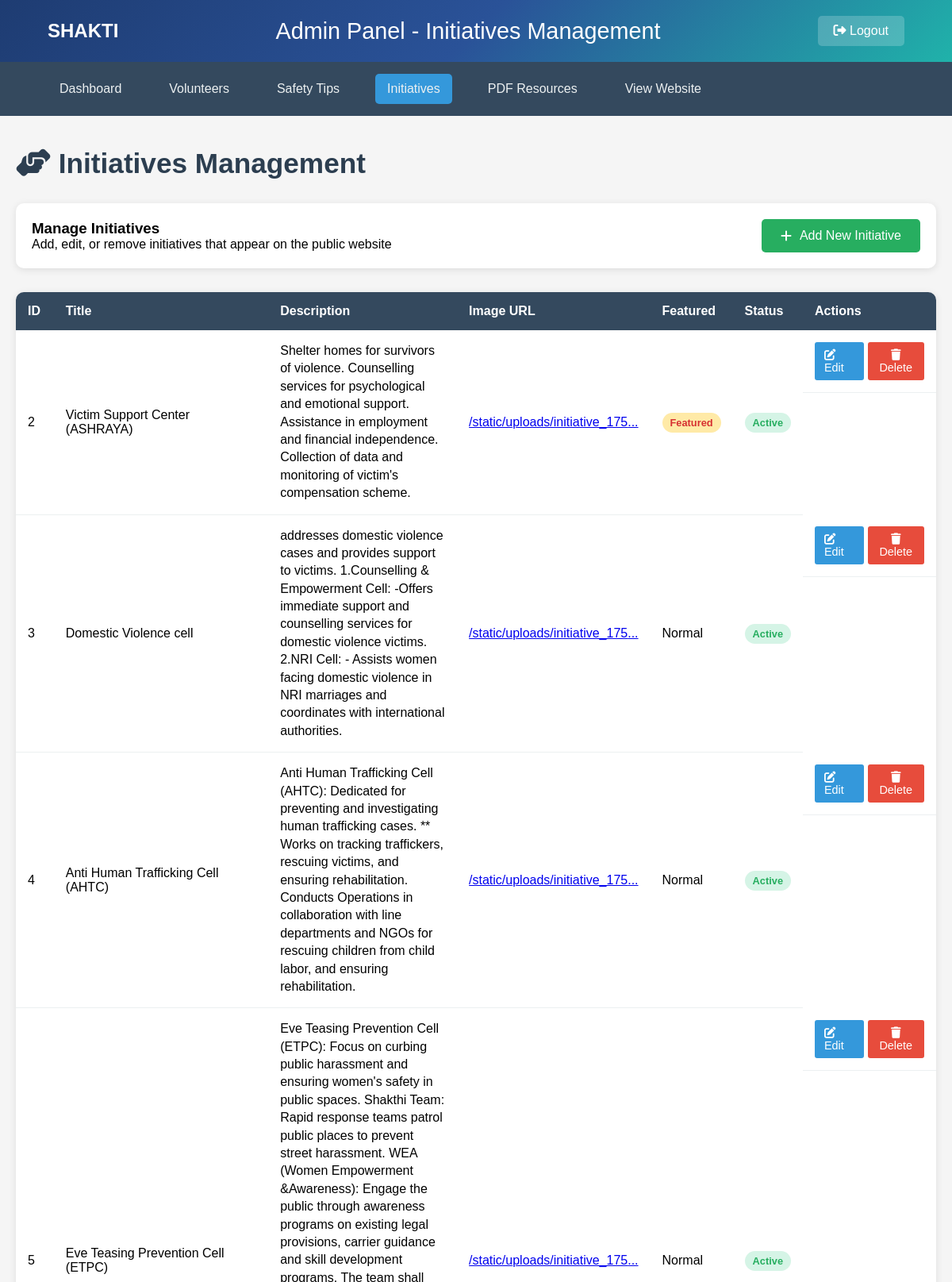
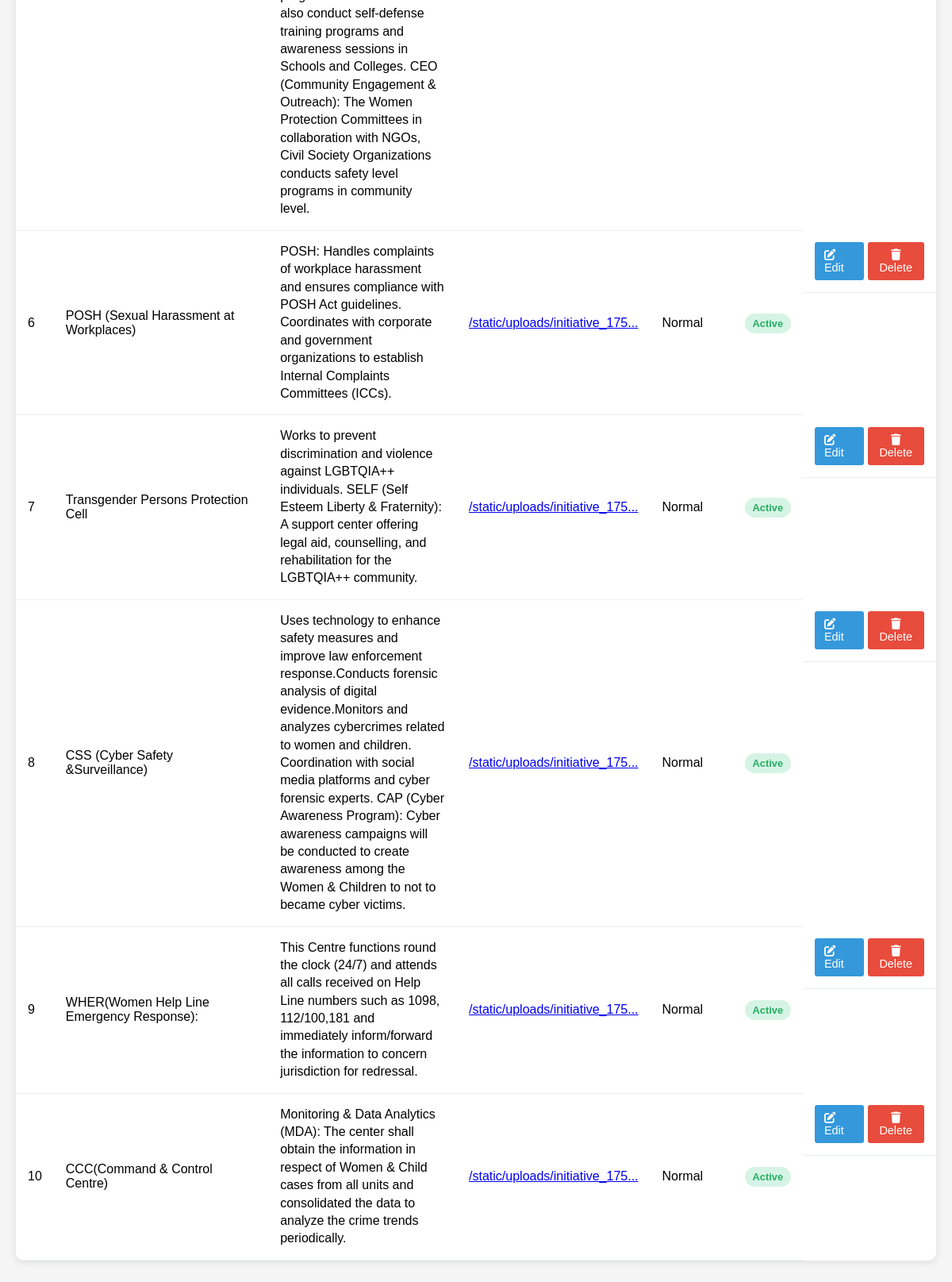
The page /admin/initiatives (signed in) on the database its author committed (2 pictures, top to bottom).
### tables this page shows
CREATE TABLE initiatives (
            id INTEGER PRIMARY KEY AUTOINCREMENT,
            title TEXT NOT NULL,
            description TEXT NOT NULL,
            image_url TEXT,
            is_featured INTEGER DEFAULT 0,
            is_active INTEGER DEFAULT 1,
            created_at TIMESTAMP DEFAULT CURRENT_TIMESTAMP,
            updated_at TIMESTAMP DEFAULT CURRENT_TIMESTAMP
        );

### app.py (the view)
@app.route('/admin/initiatives')
def admin_initiatives():
    if not session.get('admin_logged_in'):
        return redirect(url_for('admin_login'))
    conn = sqlite3.connect('women_safety.db')
    cursor = conn.cursor()
    cursor.execute('SELECT id, title, description, image_url, is_featured, is_active FROM initiatives ORDER BY id')
    initiatives = cursor.fetchall()
    conn.close()
    return render_template('admin_initiatives.html', initiatives=initiatives)

### templates/admin_initiatives.html (shortened to what this page needs)
<!DOCTYPE html>
<html lang="en">
<head>
    <link rel="stylesheet" href="https://cdnjs.cloudflare.com/ajax/libs/font-awesome/6.4.0/css/all.min.css">
</head>
<body>
    <div class="header">
        <div class="logo">SHAKTI</div>
        <div class="admin-title">Admin Panel - Initiatives Management</div>
        <a href="{{ url_for('admin_logout') }}" class="logout-btn">
            <i class="fas fa-sign-out-alt"></i> Logout
        </a>
    </div>
    <div class="nav-bar">
        <div class="nav-menu">
            <a href="{{ url_for('admin_dashboard') }}">Dashboard</a>
            <a href="{{ url_for('admin_volunteers') }}">Volunteers</a>
            <a href="{{ url_for('admin_safety_tips') }}">Safety Tips</a>
            <a href="{{ url_for('admin_initiatives') }}" class="active">Initiatives</a>
            <a href="{{ url_for('admin_pdf_resources') }}">PDF Resources</a>
            <a href="/">View Website</a>
        </div>
    </div>
    <div class="container">
        <h1 class="page-title">
            <i class="fas fa-hands-helping"></i> Initiatives Management
        </h1>
        <div class="action-bar">
            <div>
                <h3>Manage Initiatives</h3>
                <p>Add, edit, or remove initiatives that appear on the public website</p>
            </div>
            <a href="{{ url_for('admin_add_initiative') }}" class="add-btn">
                <i class="fas fa-plus"></i> Add New Initiative
            </a>
        </div>
        <div class="content-table">
            <table>
                <thead>
                    <tr>
                        <th>ID</th>
                        <th>Title</th>
                        <th>Description</th>
                        <th>Image URL</th>
                        <th>Featured</th>
                        <th>Status</th>
                        <th>Actions</th>
                    </tr>
                </thead>
                <tbody>
                    {% for initiative in initiatives %}
                    <tr>
                        <td>{{ initiative[0] }}</td>
                        <td>{{ initiative[1] }}</td>
                        <td class="description-preview">{{ initiative[2] }}</td>
                        <td>
                            {% if initiative[3] %}
                                <a href="{{ initiative[3] }}" target="_blank">{{ initiative[3][:30] }}...</a>
                            {% else %}
                                <em>No image</em>
                            {% endif %}
                        </td>
                        <td>
                            {% if initiative[4] %}
                                <span class="status-badge status-featured">Featured</span>
                            {% else %}
                                <span>Normal</span>
                            {% endif %}
                        </td>
                        <td>
                            {% if initiative[5] %}
                                <span class="status-badge status-active">Active</span>
                            {% else %}
                                <span class="status-badge status-inactive">Inactive</span>
                            {% endif %}
                        </td>
                        <td class="action-btns">
                            <a href="{{ url_for('admin_edit_initiative', initiative_id=initiative[0]) }}" class="btn btn-edit">
                                <i class="fas fa-edit"></i> Edit
                            </a>
                            <form method="POST" action="{{ url_for('admin_delete_initiative', initiative_id=initiative[0]) }}" style="display: inline;">
                                <button type="submit"
                                       class="btn btn-delete"
                                       onclick="return confirm('Are you sure you want to delete this initiative?')"
                                       style="border: none; cursor: pointer;">
                                    <i class="fas fa-trash"></i> Delete
                                </button>
                            </form>
                        </td>
                    </tr>
                    {% endfor %}
                </tbody>
            </table>
        </div>
    </div>
</body>
</html>

### templates/admin_initiatives.html (style rules this page uses)
* { margin: 0; padding: 0; box-sizing: border-box; }
body { font-family: Arial, sans-serif; background: #f5f5f5; }
.header { background: linear-gradient(135deg, #1e3c72 0%, #2a5298 50%, #20b2aa 100%); padding: 20px 60px; display: flex; align-items: center; justify-content: space-between; color: #fff; }
.logo { font-size: 1.5em; font-weight: bold; }
.admin-title { font-size: 1.8em; text-align: center; }
.logout-btn { background: rgba(255,255,255,0.2); color: #fff; padding: 10px 20px; border: none; border-radius: 5px; text-decoration: none; transition: all 0.3s; }
.nav-bar { background: #34495e; padding: 15px 60px; }
.nav-menu { display: flex; gap: 30px; }
.nav-menu a { color: #ecf0f1; text-decoration: none; padding: 10px 15px; border-radius: 5px; transition: all 0.3s; }
.nav-menu a:hover, .nav-menu a.active { background: #3498db; }
.container { max-width: 1200px; margin: 40px auto; padding: 0 20px; }
.page-title { font-size: 2.2em; color: #2c3e50; margin-bottom: 30px; }
.action-bar { display: flex; justify-content: space-between; align-items: center; margin-bottom: 30px; padding: 20px; background: #fff; border-radius: 10px; box-shadow: 0 2px 10px rgba(0,0,0,0.1); }
.add-btn { background: #27ae60; color: #fff; padding: 12px 24px; border: none; border-radius: 5px; text-decoration: none; display: inline-flex; align-items: center; gap: 10px; transition: all 0.3s; }
.content-table { width: 100%; background: #fff; border-radius: 10px; box-shadow: 0 2px 10px rgba(0,0,0,0.1); overflow: hidden; }
.content-table table { width: 100%; border-collapse: collapse; }
.content-table th { background: #34495e; color: #fff; padding: 15px; text-align: left; font-weight: 600; }
.content-table td { padding: 15px; border-bottom: 1px solid #ecf0f1; }
.status-badge { padding: 5px 10px; border-radius: 15px; font-size: 0.8em; font-weight: bold; }
.status-active { background: #d5f4e6; color: #27ae60; }
.status-featured { background: #ffeaa7; color: #d63031; }
.action-btns { display: flex; gap: 5px; }
.btn { padding: 8px 12px; border: none; border-radius: 3px; text-decoration: none; font-size: 0.9em; cursor: pointer; transition: all 0.3s; }
.btn-edit { background: #3498db; color: #fff; }
.btn-delete { background: #e74c3c; color: #fff; }
.description-preview { max-width: 300px; max-height: 80px; overflow: hidden; text-overflow: ellipsis; line-height: 1.4; }

### rows shown on the page
initiatives: id "2", title "Victim Support Center (ASHRAYA)", description "Shelter homes for survivors of violence. Counselling services for psychological and emotional support. Assistance in employment and financial independence. Collection of data and monitoring of victim's compensation scheme.", image_url "/static/uploads/initiative_175", is_featured "Featured", is_active "Active"
initiatives: id "3", title "Domestic Violence cell", description "addresses domestic violence cases and provides support to victims. 1.Counselling & Empowerment Cell: -Offers immediate support and counselling services for domestic violence victims. 2.NRI Cell: - Assists women facing domestic violence in NRI marriages and coordinates with international authorities.", image_url "/static/uploads/initiative_175", is_featured "Normal", is_active "Active"
initiatives: id "4", title "Anti Human Trafficking Cell (AHTC)", description "Anti Human Trafficking Cell (AHTC): Dedicated for preventing and investigating human trafficking cases. ** Works on tracking traffickers, rescuing victims, and ensuring rehabilitation. Conducts Operations in collaboration with line departments and NGOs for rescuing children from child labor, and ensuring rehabilitation.", image_url "/static/uploads/initiative_175", is_featured "Normal", is_active "Active"
initiatives: id "5", title "Eve Teasing Prevention Cell (ETPC)", description "Eve Teasing Prevention Cell (ETPC): Focus on curbing public harassment and ensuring women's safety in public spaces. Shakthi Team: Rapid response teams patrol public places to prevent street harassment. WEA (Women Empowerment &Awareness): Engage the public through awareness programs on existing legal provisions, carrier guidance and skill development programs. The team shall also conduct self-defense training programs and awareness sessions in Schools and Colleges. CEO (Community Engagement & Outreach): The Women Protection Committees in collaboration with NGOs, Civil Society Organizations conducts safety level programs in community level.", image_url "/static/uploads/initiative_175", is_featured "Normal", is_active "Active"
initiatives: id "6", title "POSH (Sexual Harassment at Workplaces)", description "POSH: Handles complaints of workplace harassment and ensures compliance with POSH Act guidelines. Coordinates with corporate and government organizations to establish Internal Complaints Committees (ICCs).", image_url "/static/uploads/initiative_175", is_featured "Normal", is_active "Active"
initiatives: id "7", title "Transgender Persons Protection Cell", description "Works to prevent discrimination and violence against LGBTQIA++ individuals. SELF (Self Esteem Liberty & Fraternity): A support center offering legal aid, counselling, and rehabilitation for the LGBTQIA++ community.", image_url "/static/uploads/initiative_175", is_featured "Normal", is_active "Active"
initiatives: id "8", title "CSS (Cyber Safety &Surveillance)", description "Uses technology to enhance safety measures and improve law enforcement response.Conducts forensic analysis of digital evidence.Monitors and analyzes cybercrimes related to women and children. Coordination with social media platforms and cyber forensic experts. CAP (Cyber Awareness Program): Cyber awareness campaigns will be conducted to create awareness among the Women & Children to not to became cyber victims.", image_url "/static/uploads/initiative_175", is_featured "Normal", is_active "Active"
initiatives: id "9", title "WHER(Women Help Line Emergency Response):", description "This Centre functions round the clock (24/7) and attends all calls received on Help Line numbers such as 1098, 112/100,181 and immediately inform/forward the information to concern jurisdiction for redressal.", image_url "/static/uploads/initiative_175", is_featured "Normal", is_active "Active"
initiatives: id "10", title "CCC(Command & Control Centre)", description "Monitoring & Data Analytics (MDA): The center shall obtain the information in respect of Women & Child cases from all units and consolidated the data to analyze the crime trends periodically.", image_url "/static/uploads/initiative_175", is_featured "Normal", is_active "Active"
